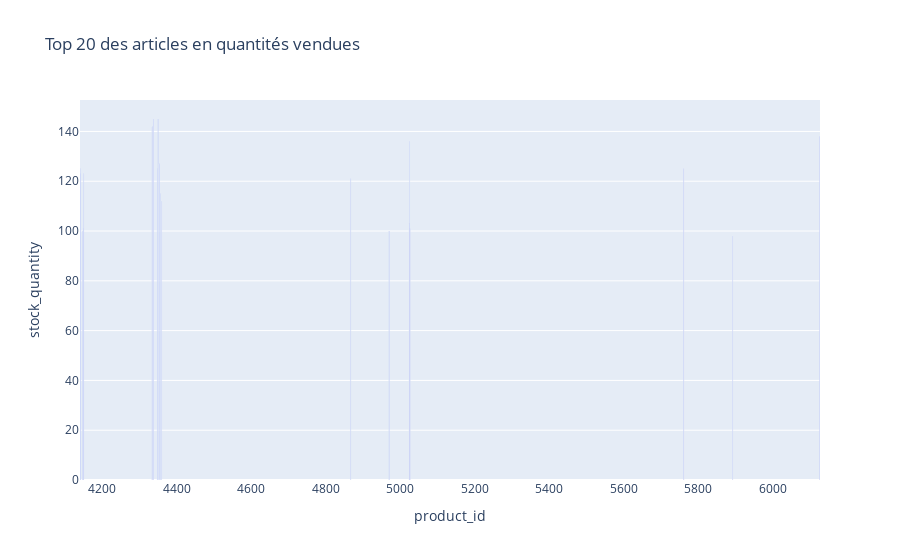

The notebook cell saved with this chart:
### Code cell
# Créer le graphique en barres
fig = px.bar(top_20_articles, x='product_id', y='stock_quantity', title='Top 20 des articles en quantités vendues')

# Afficher le graphique
fig.show()

### Figure 1 — Plotly figure (JSON) as saved in the notebook; plotly's stock layout.template omitted (floating-point values rounded to 4 significant figures)
{"data": [{"alignmentgroup": "True", "hovertemplate": "product_id=%{x}<br>stock_quantity=%{y}<extra></extra>", "legendgroup": "", "marker": {"color": "#636efa", "pattern": {"shape": ""}}, "name": "", "offsetgroup": "", "orientation": "v", "showlegend": false, "textposition": "auto", "type": "bar", "x": [4350, 4337, 4334, 6126, 5025, 4353, 5761, 4348, 4142, 4141, 4150, 4867, 4357, 4359, 5024, 5026, 4149, 4970, 4147, 5892], "xaxis": "x", "y": [145, 145, 142, 138, 136, 127, 125, 125, 125, 123, 123, 121, 115, 112, 103, 101, 101, 100, 100, 98], "yaxis": "y"}], "layout": {"autosize": true, "barmode": "relative", "legend": {"tracegroupgap": 0}, "title": {"text": "Top 20 des articles en quantités vendues"}, "xaxis": {"anchor": "y", "autorange": true, "domain": [0, 1], "range": [4140.0, 6126.0], "title": {"text": "product_id"}, "type": "linear"}, "yaxis": {"anchor": "x", "autorange": true, "domain": [0, 1], "range": [0, 152.6], "title": {"text": "stock_quantity"}, "type": "linear"}}}
